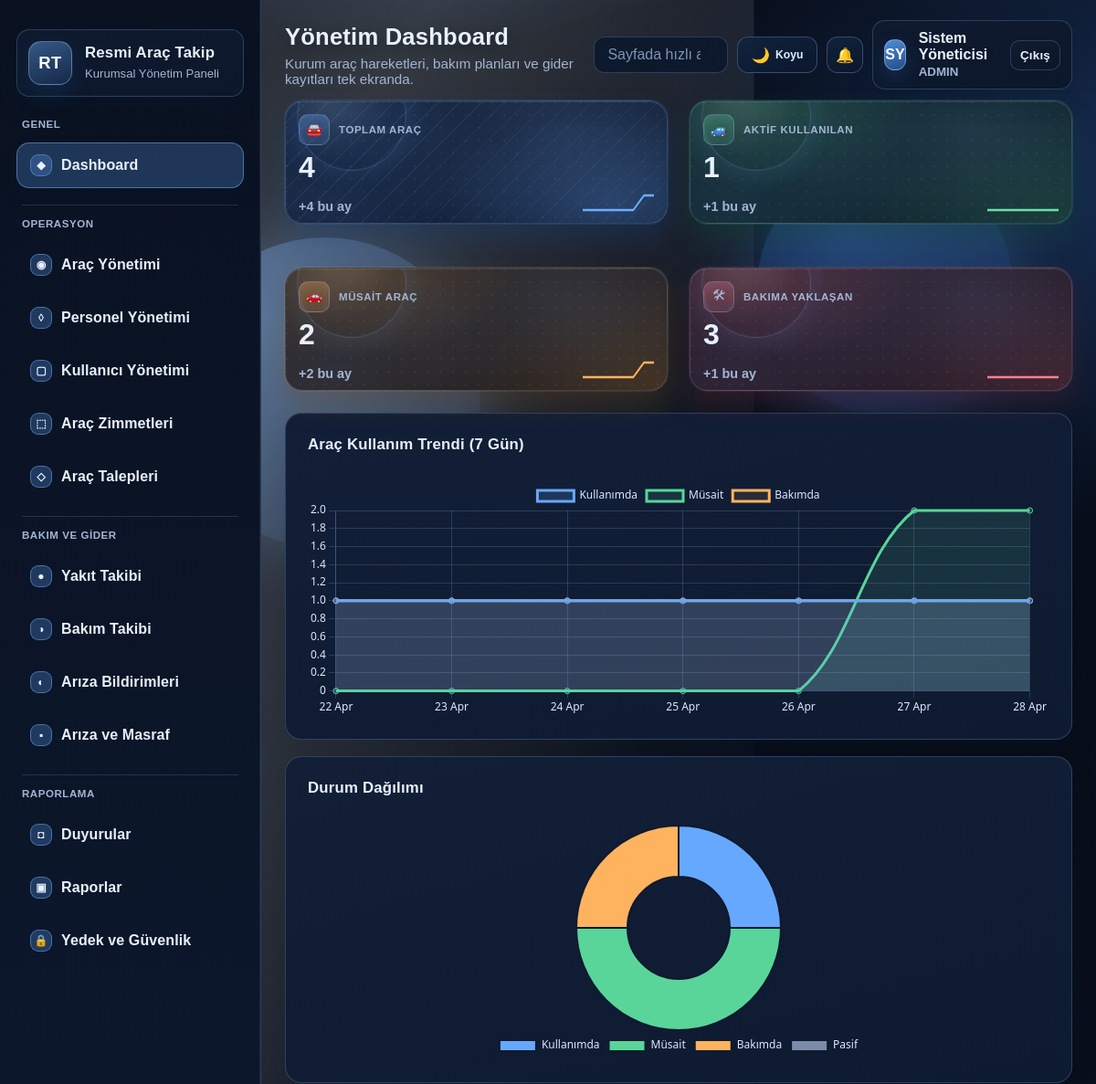
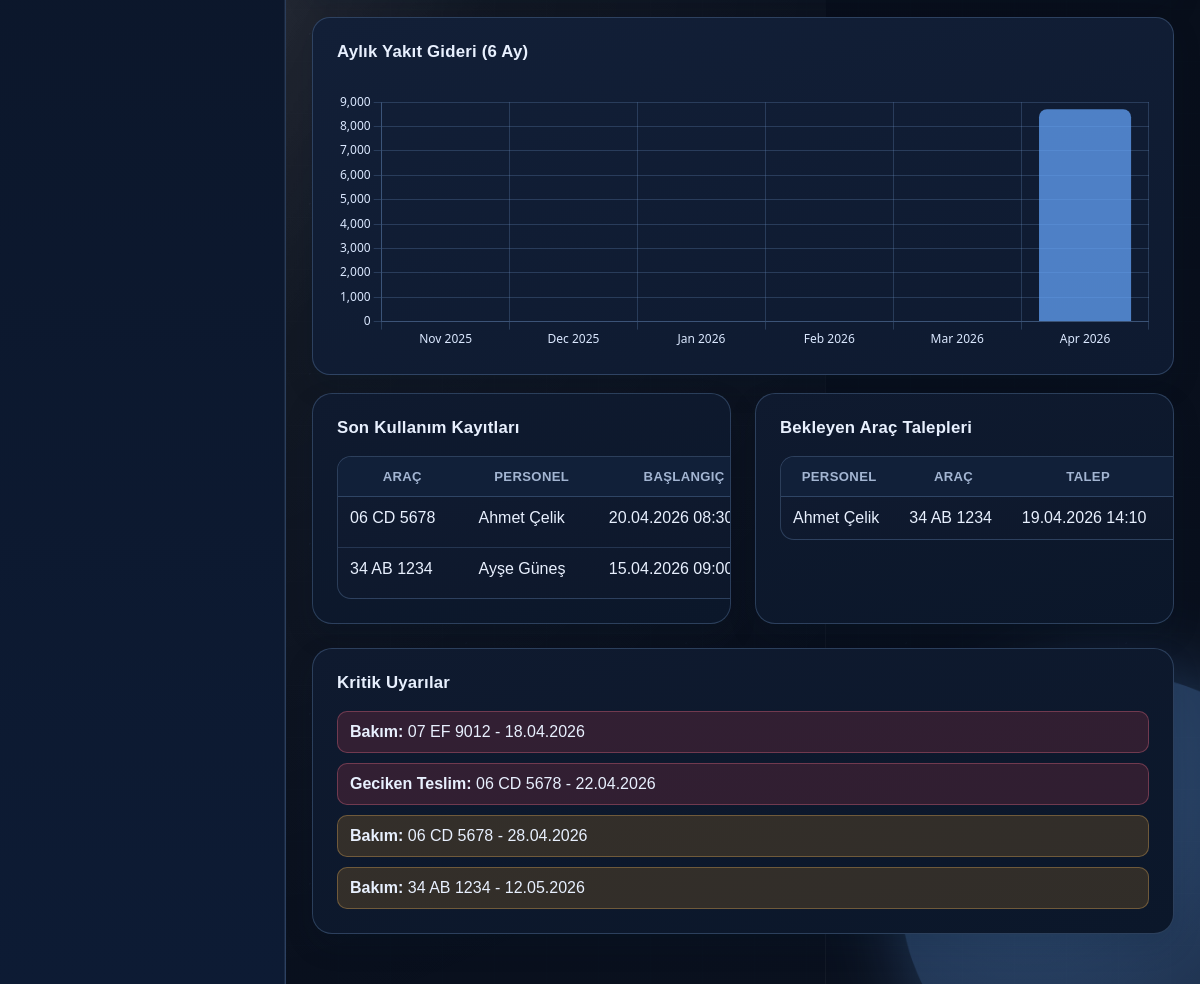
The page / (signed in) on the database its author committed (2 pictures, top to bottom).
### tables this page shows
CREATE TABLE vehicle_assignments (
    id INT UNSIGNED AUTO_INCREMENT PRIMARY KEY,
    vehicle_id INT UNSIGNED NOT NULL,
    personnel_id INT UNSIGNED NOT NULL,
    assigned_at DATETIME NOT NULL,
    expected_return_at DATETIME NULL,
    received_by_personnel_at DATETIME NULL,
    receive_note TEXT NULL,
    returned_at DATETIME NULL,
    start_km INT UNSIGNED NOT NULL,
    end_km INT UNSIGNED NULL,
    return_note TEXT NULL,
    issue_note TEXT NULL,
    usage_purpose VARCHAR(180) NOT NULL,
    route_info VARCHAR(180) NULL,
    description TEXT NULL,
    return_status ENUM('iade edilmedi', 'iade edildi') NOT NULL DEFAULT 'iade edilmedi',
    created_at TIMESTAMP NOT NULL DEFAULT CURRENT_TIMESTAMP,
    CONSTRAINT fk_assignment_vehicle FOREIGN KEY (vehicle_id) REFERENCES vehicles(id) ON DELETE CASCADE,
    CONSTRAINT fk_assignment_personnel FOREIGN KEY (personnel_id) REFERENCES personnel(id) ON DELETE CASCADE
);

CREATE TABLE vehicles (
    id INT UNSIGNED AUTO_INCREMENT PRIMARY KEY,
    plate_number VARCHAR(20) NOT NULL UNIQUE,
    brand VARCHAR(80) NOT NULL,
    model VARCHAR(80) NOT NULL,
    model_year YEAR NOT NULL,
    vehicle_type VARCHAR(60) NOT NULL,
    fuel_type VARCHAR(30) NOT NULL,
    current_km INT UNSIGNED NOT NULL DEFAULT 0,
    status ENUM('müsait', 'kullanımda', 'bakımda', 'pasif') NOT NULL DEFAULT 'müsait',
    license_note TEXT NULL,
    inspection_due_date DATE NULL,
    insurance_due_date DATE NULL,
    created_at TIMESTAMP NOT NULL DEFAULT CURRENT_TIMESTAMP
);

CREATE TABLE personnel (
    id INT UNSIGNED AUTO_INCREMENT PRIMARY KEY,
    user_id INT UNSIGNED NULL UNIQUE,
    full_name VARCHAR(120) NOT NULL,
    registration_no VARCHAR(30) NOT NULL UNIQUE,
    phone VARCHAR(30) NULL,
    email VARCHAR(120) NULL,
    department VARCHAR(100) NOT NULL,
    duty_title VARCHAR(100) NOT NULL,
    license_class VARCHAR(20) NULL,
    status ENUM('aktif', 'pasif') NOT NULL DEFAULT 'aktif',
    created_at TIMESTAMP NOT NULL DEFAULT CURRENT_TIMESTAMP,
    CONSTRAINT fk_personnel_user FOREIGN KEY (user_id) REFERENCES users(id) ON DELETE SET NULL
);

CREATE TABLE vehicle_requests (
    id INT UNSIGNED AUTO_INCREMENT PRIMARY KEY,
    personnel_id INT UNSIGNED NOT NULL,
    vehicle_id INT UNSIGNED NOT NULL,
    request_date DATETIME NOT NULL DEFAULT CURRENT_TIMESTAMP,
    usage_purpose VARCHAR(180) NOT NULL,
    planned_start_at DATETIME NOT NULL,
    planned_end_at DATETIME NOT NULL,
    description TEXT NULL,
    status ENUM('bekliyor', 'onaylandı', 'reddedildi', 'iptal') NOT NULL DEFAULT 'bekliyor',
    admin_note TEXT NULL,
    approved_by INT UNSIGNED NULL,
    assignment_id INT UNSIGNED NULL,
    created_at TIMESTAMP NOT NULL DEFAULT CURRENT_TIMESTAMP,
    updated_at TIMESTAMP NULL DEFAULT NULL ON UPDATE CURRENT_TIMESTAMP,
    CONSTRAINT fk_request_personnel FOREIGN KEY (personnel_id) REFERENCES personnel(id) ON DELETE CASCADE,
    CONSTRAINT fk_request_vehicle FOREIGN KEY (vehicle_id) REFERENCES vehicles(id) ON DELETE CASCADE,
    CONSTRAINT fk_request_admin FOREIGN KEY (approved_by) REFERENCES users(id) ON DELETE SET NULL,
    CONSTRAINT fk_request_assignment FOREIGN KEY (assignment_id) REFERENCES vehicle_assignments(id) ON DELETE SET NULL
);

### index.php (the view, shortened to what the rows shown need)
<?php
require_once __DIR__ . '/includes/functions.php';
$activeAt = static function (string $datetime): int {
    return count_value(
        "SELECT COUNT(*)
         FROM vehicle_assignments
         WHERE assigned_at <= :dt_start
           AND (returned_at IS NULL OR returned_at > :dt_end)",
        [
            'dt_start' => $datetime,
            'dt_end' => $datetime,
        ]
    );
};
$maintenanceAt = static function (string $date): int {
    return count_value(
        "SELECT COUNT(*)
         FROM maintenance_records
         WHERE next_maintenance_date < :d",
        ['d' => $date]
    );
};
$totalAt = static function (string $datetime): int {
    return count_value(
        "SELECT COUNT(*)
         FROM vehicles
         WHERE created_at <= :dt",
        ['dt' => $datetime]
    );
};
$usageLabels = [];
$usageActive = [];
$usageAvailable = [];
$usageMaintenance = [];
for ($i = 7; $i >= 0; $i--) {
    $day = date('Y-m-d', strtotime("-{$i} day"));
    $dayEnd = $day . ' 23:59:59';
    $totalCount = $totalAt($dayEnd);
    $activeCount = $activeAt($dayEnd);
    $maintenanceCount = $maintenanceAt($day);
    $availableCount = max(0, $totalCount - $activeCount - $maintenanceCount);
    if ($i <= 6) {
        $usageLabels[] = date('d M', strtotime($day));
        $usageActive[] = $activeCount;
        $usageAvailable[] = $availableCount;
        $usageMaintenance[] = $maintenanceCount;
    }
}
$recentUsage = fetch_all(
    "SELECT va.id, va.assigned_at, va.expected_return_at, va.return_status, v.plate_number, p.full_name
     FROM vehicle_assignments va
     INNER JOIN vehicles v ON v.id = va.vehicle_id
     INNER JOIN personnel p ON p.id = va.personnel_id
     ORDER BY va.assigned_at DESC
     LIMIT 8"
);
$pendingRequests = fetch_all(
    "SELECT vr.id, vr.request_date, vr.planned_start_at, vr.planned_end_at, vr.usage_purpose, p.full_name, v.plate_number
     FROM vehicle_requests vr
     INNER JOIN personnel p ON p.id = vr.personnel_id
     INNER JOIN vehicles v ON v.id = vr.vehicle_id
     WHERE vr.status = 'bekliyor'
     ORDER BY vr.request_date DESC
     LIMIT 8"
);
$statusRows = fetch_all('SELECT status, COUNT(*) AS total FROM vehicles GROUP BY status');
$statusMap = ['kullanımda' => 0, 'müsait' => 0, 'bakımda' => 0, 'pasif' => 0];
foreach ($statusRows as $row) {
    $statusMap[(string) $row['status']] = (int) $row['total'];
}
$fuelLabels = [];
$fuelValues = [];
for ($i = 5; $i >= 0; $i--) {
    $month = date('Y-m', strtotime("-{$i} month"));
    $fuelLabels[] = date('M Y', strtotime($month . '-01'));
    $monthStart = $month . '-01';
    $monthEnd = date('Y-m-t', strtotime($monthStart));
    $fuelValues[] = sum_value(
        'SELECT SUM(amount) FROM fuel_logs WHERE purchase_date BETWEEN :month_start AND :month_end',
        [
            'month_start' => $monthStart,
            'month_end' => $monthEnd,
        ]
    );
}
$dashboardCharts = [
    'usage' => [
        'labels' => $usageLabels,
        'active' => $usageActive,
        'available' => $usageAvailable,
        'maintenance' => $usageMaintenance,
    ],
    'status' => [
        'labels' => ['Kullanımda', 'Müsait', 'Bakımda', 'Pasif'],
        'values' => [$statusMap['kullanımda'], $statusMap['müsait'], $statusMap['bakımda'], $statusMap['pasif']],
    ],
    'fuel' => [
        'labels' => $fuelLabels,
        'values' => array_map(static fn($v) => round((float) $v, 2), $fuelValues),
    ],
];
include __DIR__ . '/includes/header.php';
?>
<section class="dashboard-chart-grid">
    <article class="chart-card">
        <div class="panel-head"><h2>Araç Kullanım Trendi (7 Gün)</h2></div>
    </article>
    <article class="chart-card">
        <div class="panel-head"><h2>Durum Dağılımı</h2></div>
    </article>
    <article class="chart-card">
        <div class="panel-head"><h2>Aylık Yakıt Gideri (6 Ay)</h2></div>
    </article>
</section>
<section class="panel-grid">
    <article class="panel">
        <div class="panel-head"><h2>Son Kullanım Kayıtları</h2></div>
        <div class="panel-body">
            <table class="table">
                <thead><tr><th>Araç</th><th>Personel</th><th>Başlangıç</th><th>Tahmini Teslim</th><th>Durum</th></tr></thead>
                <tbody>
                <?php foreach ($recentUsage as $row): ?>
                    <tr>
                        <td><?= e($row['plate_number']) ?></td>
                        <td><?= e($row['full_name']) ?></td>
                        <td><?= e(format_date($row['assigned_at'], 'd.m.Y H:i')) ?></td>
                    </tr>
                <?php endforeach; ?>
                </tbody>
            </table>
        </div>
    </article>
    <article class="panel">
        <div class="panel-head"><h2>Bekleyen Araç Talepleri</h2></div>
        <div class="panel-body">
            <table class="table">
                <thead><tr><th>Personel</th><th>Araç</th><th>Talep</th><th>Kullanım Aralığı</th><th>İşlem</th></tr></thead>
                <tbody>
                <?php foreach ($pendingRequests as $row): ?>
                    <tr>
                        <td><?= e($row['full_name']) ?></td>
                        <td><?= e($row['plate_number']) ?></td>
                        <td><?= e(format_date($row['request_date'], 'd.m.Y H:i')) ?></td>
                        <td><?= e(format_date($row['planned_start_at'], 'd.m.Y H:i')) ?> - <?= e(format_date($row['planned_end_at'], 'd.m.Y H:i')) ?></td>
                    </tr>
                <?php endforeach; ?>
                </tbody>
            </table>
        </div>
    </article>
</section>
<section class="panel">
    <div class="panel-head"><h2>Kritik Uyarılar</h2></div>
</section>
<script>
window.dashboardCharts = <?= json_encode($dashboardCharts, JSON_UNESCAPED_UNICODE | JSON_UNESCAPED_SLASHES) ?>;
</script>
<?php include __DIR__ . '/includes/footer.php'; ?>

### rows shown on the page
vehicle_assignments: vehicle.plate_number "06 CD 5678", personnel.full_name "Ahmet Çelik", assigned_at "20.04.2026…"
vehicle_assignments: vehicle.plate_number "34 AB 1234", personnel.full_name "Ayşe Güneş", assigned_at "15.04.2026…"
vehicle_requests: personnel.full_name "Ahmet Çelik", vehicle.plate_number "34 AB 1234", request_date "19.04.2026 14:10"

### other values the page prints
$group['title'] "GENEL"
$item['icon'] "◆"
$item['label'] "Dashboard"
$group['title'] "OPERASYON"
$item['icon'] "◉"
$item['label'] "Araç Yönetimi"
$item['icon'] "◊"
$item['label'] "Personel Yönetimi"
$item['icon'] "▢"
$item['label'] "Kullanıcı Yönetimi"
$item['icon'] "⬚"
$item['label'] "Araç Zimmetleri"
$item['icon'] "◇"
$item['label'] "Araç Talepleri"
$group['title'] "BAKIM VE GIDER"
